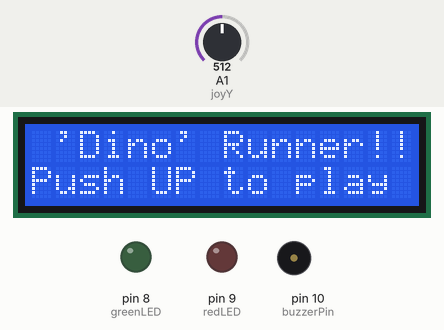
This sketch was run on a simulated Arduino Uno, built with avr-gcc and run on an emulated ATmega328P. Parts: 16×2 character LCD, output pins drawn as LEDs (lit = HIGH), buzzer (waves = sounding). The test bench sets the inputs (shaded band); at power-on: A1 (joyY) = 512. Random numbers use the default seed unless the sketch sets one.

Above: at 1.2 s.
1.3 s: A1 (joyY) set to 414
2.8 s: A1 (joyY) set to 389
At 3.25 s:
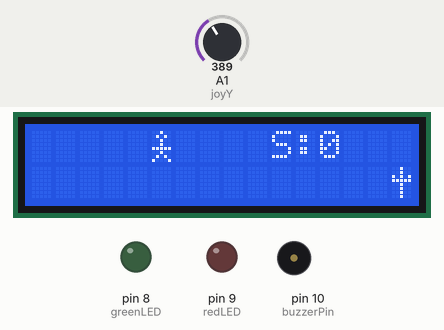
5.2 s: A1 (joyY) set to 410
At 6.6 s:
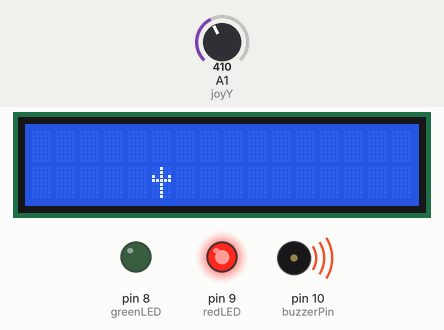
At 7.4 s:
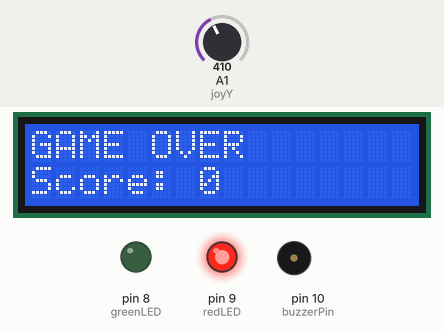
Timing chart, 0 to 10.4 s (numbered marks = the images above; inputs shaded):
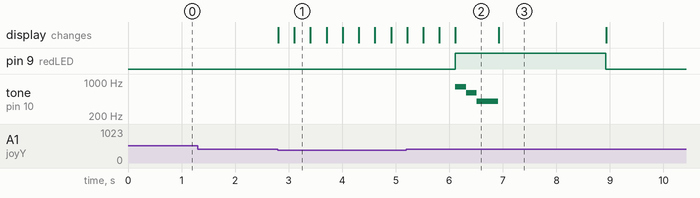

The sketch:

DinoGame.ino
```cpp
#include <LiquidCrystal.h>

const int rs = 12, en = 11, d4 = 5, d5 = 4, d6 = 3, d7 = 2;
LiquidCrystal lcd(rs, en, d4, d5, d6, d7);

const int joyY = A1;
const int greenLED = 8;
const int redLED = 9;

int dinoRow = 0;
int dinoCol = 5;
int obstacleCol = 15;
int obstacleRow = 1;

unsigned long lastMoveTime = 0;
const int moveDelay = 300;
unsigned long lastSpawnTime = 0;
int score = 0;
bool obstacleActive = true;

const int buzzerPin = 10;

bool waitingToStart = true;


// Custom characters
byte dinoChar[8] = {
  B00100,
  B01010,
  B00100,
  B00100,
  B11111,
  B00100,
  B01010,
  B10001
};

byte cactusChar[8] = {
  B00100,
  B00100,
  B10101,
  B11111,
  B00100,
  B00100,
  B00100,
  B00100
};

void setup() {
  lcd.begin(16, 2);
  pinMode(joyY, INPUT);
  pinMode(greenLED, OUTPUT);
  pinMode(redLED, OUTPUT);
  pinMode(buzzerPin, OUTPUT);


  lcd.createChar(0, dinoChar);
  lcd.createChar(1, cactusChar);

  randomSeed(analogRead(0));
  resetGame();
}

void resetGame() {
  dinoRow = 1;
  obstacleCol = 15;
  obstacleRow = 1;
  score = 0;
  obstacleActive = true;
  waitingToStart = true;

  lcd.clear();
  lcd.setCursor(0, 0);
  lcd.print(" 'Dino' Runner!! ");
  lcd.setCursor(0, 1);
  lcd.print("Push UP to play");
}


void loop() {
  if (waitingToStart) {
  int yVal = analogRead(joyY);
  if (yVal < 400) {
    waitingToStart = false;
    lcd.clear(); // start fresh
    lastMoveTime = millis(); // prevent instant move
  } else {
    return; // don't run game until push up
  }
}
  int yVal = analogRead(joyY);
  if (yVal < 400) dinoRow = 0; // jump
  else dinoRow = 1;            // fall back

  if (millis() - lastMoveTime > moveDelay) {
    lastMoveTime = millis();
    lcd.clear();

    // Draw dino
      lcd.setCursor(dinoCol, dinoRow);
      lcd.write(byte(0)); // draw dino

    // Draw cactus if active
    if (obstacleActive) {
      lcd.setCursor(obstacleCol, obstacleRow);
      lcd.write(byte(1));

      // Collision
if (obstacleCol == dinoCol && dinoRow == obstacleRow) {
        digitalWrite(redLED, HIGH);

tone(buzzerPin, 800, 200); delay(200);
tone(buzzerPin, 600, 200); delay(200);
tone(buzzerPin, 400, 400); delay(400);
noTone(buzzerPin);

lcd.clear();
lcd.setCursor(0, 0);
lcd.print("GAME OVER");
lcd.setCursor(0, 1);
lcd.print("Score: ");
lcd.print(score);

delay(2000);
digitalWrite(redLED, LOW);
resetGame();

        return;
      }

      // Passed cactus
      if (obstacleCol == dinoCol && dinoRow != obstacleRow)
 {
        digitalWrite(greenLED, HIGH);
tone(buzzerPin, 500, 100); delay(150);
tone(buzzerPin, 700, 100); delay(150);
tone(buzzerPin, 900, 100); delay(150);
noTone(buzzerPin);

digitalWrite(greenLED, LOW);
score++;

        obstacleActive = false; // Wait before next cactus
        lastSpawnTime = millis();
      }

      obstacleCol--;
    }

    // Spawn new cactus at random interval
    if (!obstacleActive && millis() - lastSpawnTime > random(800, 1800)) {
      obstacleCol = 15;
      obstacleActive = true;
    }

    // Show score
    lcd.setCursor(10, 0);
    lcd.print("S:");
    lcd.print(score);
  }
}
```

Measured:
- the behaviour switches between 400 and 399 on A1 (joyY) (found by bisection; images 0 and 1)
- after the input at 1.3 s, every drawn part: stays the same
- after the input at 2.8 s, the display: first changes at once (image 1 shows a later state)
- after the input at 5.2 s, pin 9 (redLED): LOW → HIGH after 0.92 s, → LOW 2.8 s later
- what the display in image 2 shows lasts 0.8 s, from 6.1 s to 6.9 s
